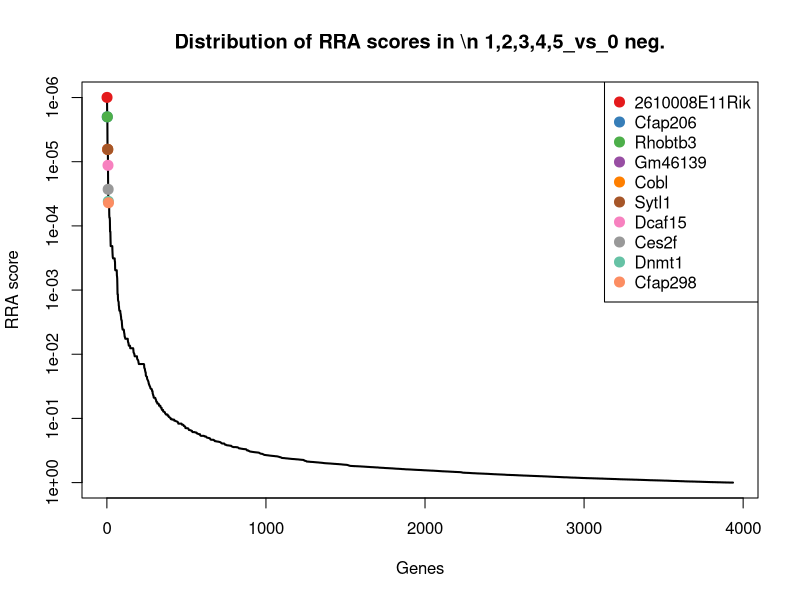
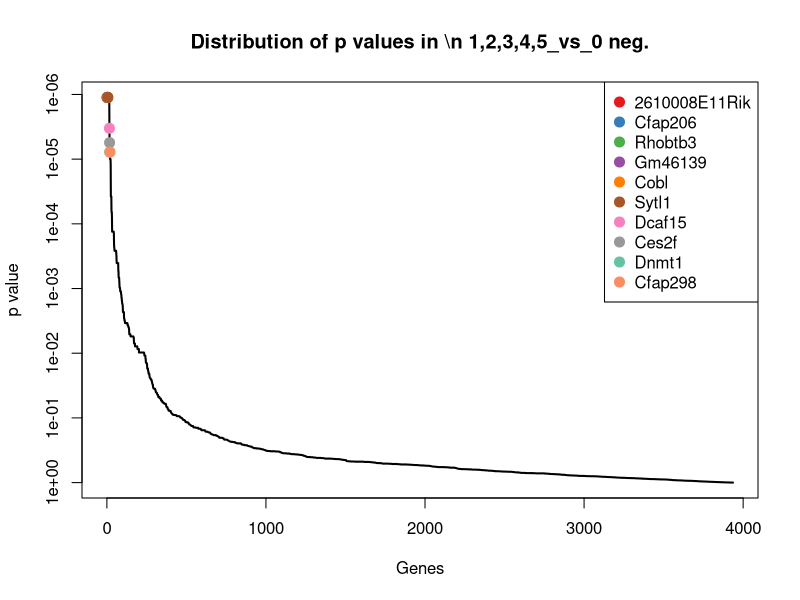
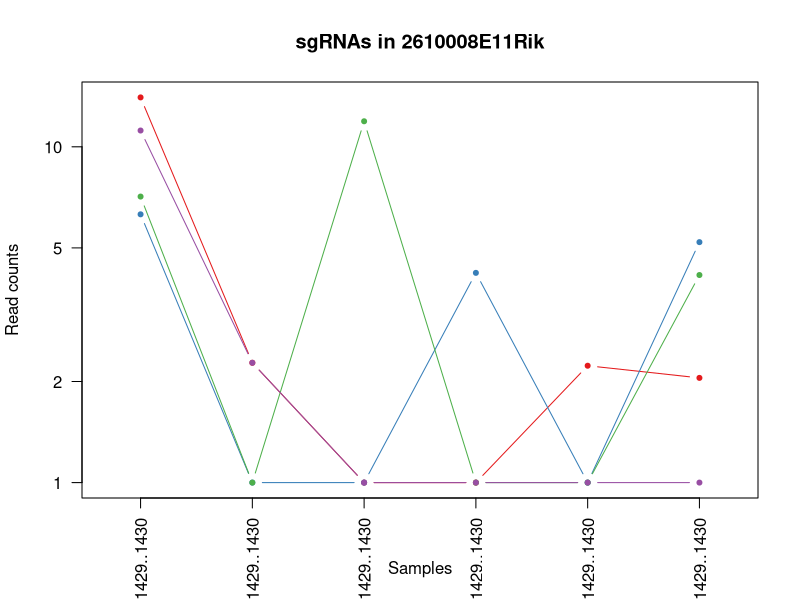
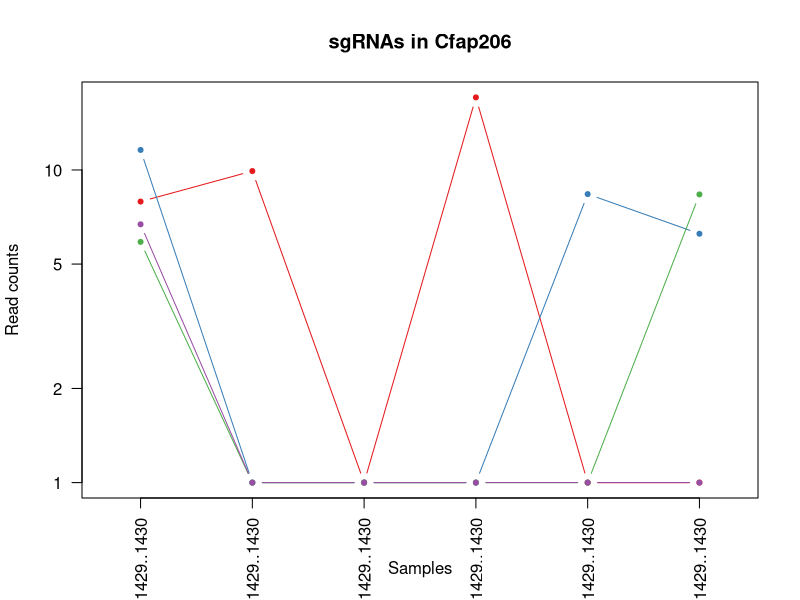
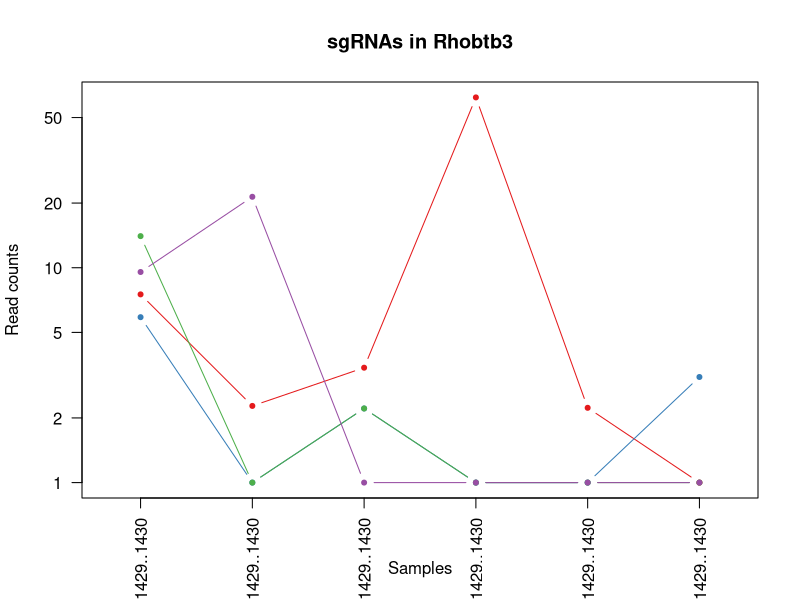
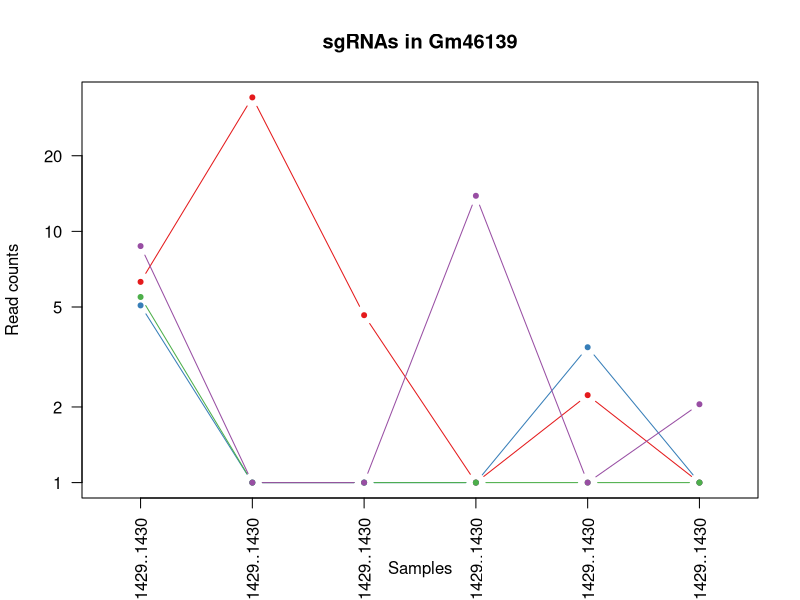
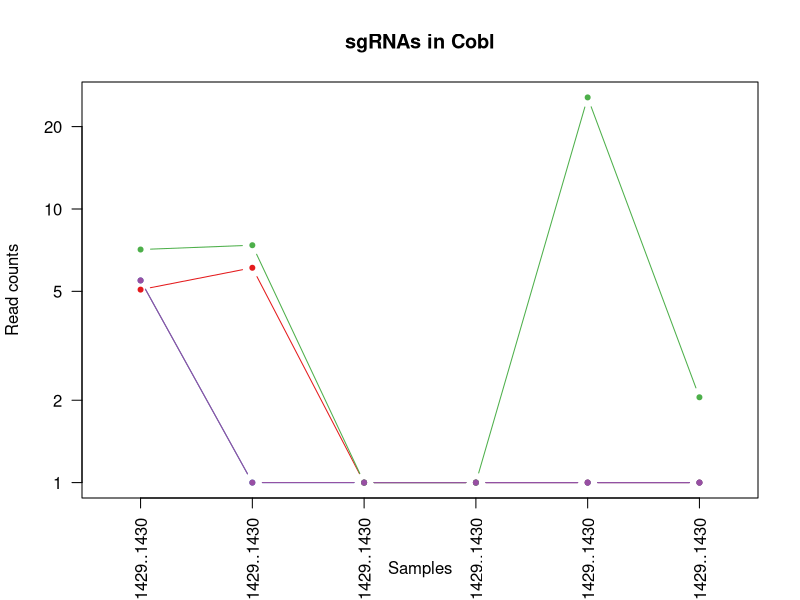
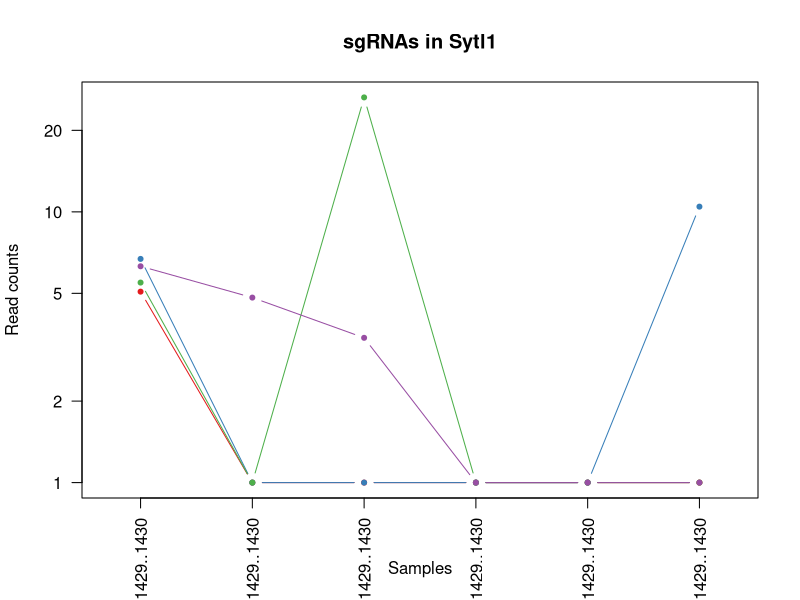

Source code (R) for these figures, in order: (Note: this script raises an error after producing the figures.)
pdf(file='invivo.poolD_BM_hEGFRv3_15m_v_input.pdf',width=4.5,height=4.5);
gstable=read.table('invivo.poolD_BM_hEGFRv3_15m_v_input.gene_summary.txt',header=T)
# 
#
# parameters
# Do not modify the variables beginning with "__"

# gstablename='__GENE_SUMMARY_FILE__'
startindex=3
# outputfile='__OUTPUT_FILE__'
targetgenelist=c("2610008E11Rik","Cfap206","Rhobtb3","Gm46139","Cobl","Sytl1","Dcaf15","Ces2f","Dnmt1","Cfap298")
# samplelabel=sub('.\\w+.\\w+$','',colnames(gstable)[startindex]);
samplelabel='1,2,3,4,5_vs_0 neg.'


# You need to write some codes in front of this code:
# gstable=read.table(gstablename,header=T)
# pdf(file=outputfile,width=6,height=6)


# set up color using RColorBrewer
#library(RColorBrewer)
#colors <- brewer.pal(length(targetgenelist), "Set1")

colors=c( "#E41A1C", "#377EB8", "#4DAF4A", "#984EA3", "#FF7F00",  "#A65628", "#F781BF",
          "#999999", "#66C2A5", "#FC8D62", "#8DA0CB", "#E78AC3", "#A6D854", "#FFD92F", "#E5C494", "#B3B3B3", 
          "#8DD3C7", "#FFFFB3", "#BEBADA", "#FB8072", "#80B1D3", "#FDB462", "#B3DE69", "#FCCDE5",
          "#D9D9D9", "#BC80BD", "#CCEBC5", "#FFED6F")

######
# function definition

plotrankedvalues<-function(val, tglist, ...){
  
  plot(val,log='y',ylim=c(max(val),min(val)),type='l',lwd=2, ...)
  if(length(tglist)>0){
    for(i in 1:length(tglist)){
      targetgene=tglist[i];
      tx=which(names(val)==targetgene);ty=val[targetgene];
      points(tx,ty,col=colors[(i %% length(colors)) ],cex=2,pch=20)
      # text(tx+50,ty,targetgene,col=colors[i])
    }
    legend('topright',tglist,pch=20,pt.cex = 2,cex=1,col=colors)
  }
}



plotrandvalues<-function(val,targetgenelist, ...){
  # choose the one with the best distance distribution
  
  mindiffvalue=0;
  randval=val;
  for(i in 1:20){
    randval0=sample(val)
    vindex=sort(which(names(randval0) %in% targetgenelist))
    if(max(vindex)>0.9*length(val)){
      # print('pass...')
      next;
    }
    mindiffind=min(diff(vindex));
    if (mindiffind > mindiffvalue){
      mindiffvalue=mindiffind;
      randval=randval0;
      # print(paste('Diff: ',mindiffvalue))
    }
  }
  plot(randval,log='y',ylim=c(max(randval),min(randval)),pch=20,col='grey', ...)
  
  if(length(targetgenelist)>0){
    for(i in 1:length(targetgenelist)){
      targetgene=targetgenelist[i];
      tx=which(names(randval)==targetgene);ty=randval[targetgene];
      points(tx,ty,col=colors[(i %% length(colors)) ],cex=2,pch=20)
      text(tx+50,ty,targetgene,col=colors[i])
    }
  }
  
}




# set.seed(1235)



pvec=gstable[,startindex]
names(pvec)=gstable[,'id']
pvec=sort(pvec);

plotrankedvalues(pvec,targetgenelist,xlab='Genes',ylab='RRA score',main=paste('Distribution of RRA scores in \\n',samplelabel))

# plotrandvalues(pvec,targetgenelist,xlab='Genes',ylab='RRA score',main=paste('Distribution of RRA scores in \\n',samplelabel))


pvec=gstable[,startindex+1]
names(pvec)=gstable[,'id']
pvec=sort(pvec);

plotrankedvalues(pvec,targetgenelist,xlab='Genes',ylab='p value',main=paste('Distribution of p values in \\n',samplelabel))

# plotrandvalues(pvec,targetgenelist,xlab='Genes',ylab='p value',main=paste('Distribution of p values in \\n',samplelabel))



# you need to write after this code:
# dev.off()






# parameters
# Do not modify the variables beginning with "__"
targetmat=list(c(13.032773717136378,1.274332485070641,0.0,0.0,1.2286348759286396,1.0503036466581015),c(5.294564322586654,0.0,0.0,3.2131955319531156,0.0,4.201214586632406),c(6.109112679907677,0.0,10.914095860394621,0.0,0.0,3.1509109399743043),c(10.181854466512794,1.274332485070641,0.0,0.0,0.0,0.0))
targetgene="2610008E11Rik"
collabel=c("In.vivo.input.Pool.D..25.32._1400..1401..1402..1403..1427..1428..1429..1430","In.vivo_AR1870_Pool.D..25.32._BM_hEGFRv3_15m_1400..1401..1402..1403..1427..1428..1429..1430","In.vivo_AR1871_Pool.D..25.32._BM_hEGFRv3_15m_1400..1401..1402..1403..1427..1428..1429..1430","In.vivo_AR1872_Pool.D..25.32._BM_hEGFRv3_15m_1400..1401..1402..1403..1427..1428..1429..1430","In.vivo_AR1873_Pool.D..25.32._BM_hEGFRv3_15m_1400..1401..1402..1403..1427..1428..1429..1430","In.vivo_AR1874_Pool.D..25.32._BM_hEGFRv3_15m_1400..1401..1402..1403..1427..1428..1429..1430")

# set up color using RColorBrewer
#library(RColorBrewer)
#colors <- brewer.pal(length(targetgenelist), "Set1")

colors=c( "#E41A1C", "#377EB8", "#4DAF4A", "#984EA3", "#FF7F00",  "#A65628", "#F781BF",
          "#999999", "#66C2A5", "#FC8D62", "#8DA0CB", "#E78AC3", "#A6D854", "#FFD92F", "#E5C494", "#B3B3B3", 
          "#8DD3C7", "#FFFFB3", "#BEBADA", "#FB8072", "#80B1D3", "#FDB462", "#B3DE69", "#FCCDE5",
          "#D9D9D9", "#BC80BD", "#CCEBC5", "#FFED6F")


## code

targetmatvec=unlist(targetmat)+1
yrange=range(targetmatvec[targetmatvec>0]);
# yrange[1]=1; # set the minimum value to 1
for(i in 1:length(targetmat)){
  vali=targetmat[[i]]+1;
  if(i==1){
    plot(1:length(vali),vali,type='b',las=1,pch=20,main=paste('sgRNAs in',targetgene),ylab='Read counts',xlab='Samples',xlim=c(0.7,length(vali)+0.3),ylim = yrange,col=colors[(i %% length(colors))],xaxt='n',log='y')
    axis(1,at=1:length(vali),labels=(collabel),las=2)
    # lines(0:100,rep(1,101),col='black');
  }else{
    lines(1:length(vali),vali,type='b',pch=20,col=colors[(i %% length(colors))])
  }
}




# parameters
# Do not modify the variables beginning with "__"
targetmat=list(c(6.9236610372287,8.920327395494487,0.0,16.06597765976558,0.0,0.0),c(10.589128645173307,0.0,0.0,0.0,7.371809255571838,5.251518233290508),c(4.887290143926141,0.0,0.0,0.0,0.0,7.35212552660671),c(5.701838501247165,0.0,0.0,0.0,0.0,0.0))
targetgene="Cfap206"
collabel=c("In.vivo.input.Pool.D..25.32._1400..1401..1402..1403..1427..1428..1429..1430","In.vivo_AR1870_Pool.D..25.32._BM_hEGFRv3_15m_1400..1401..1402..1403..1427..1428..1429..1430","In.vivo_AR1871_Pool.D..25.32._BM_hEGFRv3_15m_1400..1401..1402..1403..1427..1428..1429..1430","In.vivo_AR1872_Pool.D..25.32._BM_hEGFRv3_15m_1400..1401..1402..1403..1427..1428..1429..1430","In.vivo_AR1873_Pool.D..25.32._BM_hEGFRv3_15m_1400..1401..1402..1403..1427..1428..1429..1430","In.vivo_AR1874_Pool.D..25.32._BM_hEGFRv3_15m_1400..1401..1402..1403..1427..1428..1429..1430")

# set up color using RColorBrewer
#library(RColorBrewer)
#colors <- brewer.pal(length(targetgenelist), "Set1")

colors=c( "#E41A1C", "#377EB8", "#4DAF4A", "#984EA3", "#FF7F00",  "#A65628", "#F781BF",
          "#999999", "#66C2A5", "#FC8D62", "#8DA0CB", "#E78AC3", "#A6D854", "#FFD92F", "#E5C494", "#B3B3B3", 
          "#8DD3C7", "#FFFFB3", "#BEBADA", "#FB8072", "#80B1D3", "#FDB462", "#B3DE69", "#FCCDE5",
          "#D9D9D9", "#BC80BD", "#CCEBC5", "#FFED6F")


## code

targetmatvec=unlist(targetmat)+1
yrange=range(targetmatvec[targetmatvec>0]);
# yrange[1]=1; # set the minimum value to 1
for(i in 1:length(targetmat)){
  vali=targetmat[[i]]+1;
  if(i==1){
    plot(1:length(vali),vali,type='b',las=1,pch=20,main=paste('sgRNAs in',targetgene),ylab='Read counts',xlab='Samples',xlim=c(0.7,length(vali)+0.3),ylim = yrange,col=colors[(i %% length(colors))],xaxt='n',log='y')
    axis(1,at=1:length(vali),labels=(collabel),las=2)
    # lines(0:100,rep(1,101),col='black');
  }else{
    lines(1:length(vali),vali,type='b',pch=20,col=colors[(i %% length(colors))])
  }
}




# parameters
# Do not modify the variables beginning with "__"
targetmat=list(c(6.516386858568189,1.274332485070641,2.425354635643249,61.0507151071092,1.2286348759286396,0.0),c(4.887290143926141,0.0,1.2126773178216246,0.0,0.0,2.100607293316203),c(13.032773717136378,0.0,1.2126773178216246,0.0,0.0,0.0),c(8.552757751870748,20.389319761130256,0.0,0.0,0.0,0.0))
targetgene="Rhobtb3"
collabel=c("In.vivo.input.Pool.D..25.32._1400..1401..1402..1403..1427..1428..1429..1430","In.vivo_AR1870_Pool.D..25.32._BM_hEGFRv3_15m_1400..1401..1402..1403..1427..1428..1429..1430","In.vivo_AR1871_Pool.D..25.32._BM_hEGFRv3_15m_1400..1401..1402..1403..1427..1428..1429..1430","In.vivo_AR1872_Pool.D..25.32._BM_hEGFRv3_15m_1400..1401..1402..1403..1427..1428..1429..1430","In.vivo_AR1873_Pool.D..25.32._BM_hEGFRv3_15m_1400..1401..1402..1403..1427..1428..1429..1430","In.vivo_AR1874_Pool.D..25.32._BM_hEGFRv3_15m_1400..1401..1402..1403..1427..1428..1429..1430")

# set up color using RColorBrewer
#library(RColorBrewer)
#colors <- brewer.pal(length(targetgenelist), "Set1")

colors=c( "#E41A1C", "#377EB8", "#4DAF4A", "#984EA3", "#FF7F00",  "#A65628", "#F781BF",
          "#999999", "#66C2A5", "#FC8D62", "#8DA0CB", "#E78AC3", "#A6D854", "#FFD92F", "#E5C494", "#B3B3B3", 
          "#8DD3C7", "#FFFFB3", "#BEBADA", "#FB8072", "#80B1D3", "#FDB462", "#B3DE69", "#FCCDE5",
          "#D9D9D9", "#BC80BD", "#CCEBC5", "#FFED6F")


## code

targetmatvec=unlist(targetmat)+1
yrange=range(targetmatvec[targetmatvec>0]);
# yrange[1]=1; # set the minimum value to 1
for(i in 1:length(targetmat)){
  vali=targetmat[[i]]+1;
  if(i==1){
    plot(1:length(vali),vali,type='b',las=1,pch=20,main=paste('sgRNAs in',targetgene),ylab='Read counts',xlab='Samples',xlim=c(0.7,length(vali)+0.3),ylim = yrange,col=colors[(i %% length(colors))],xaxt='n',log='y')
    axis(1,at=1:length(vali),labels=(collabel),las=2)
    # lines(0:100,rep(1,101),col='black');
  }else{
    lines(1:length(vali),vali,type='b',pch=20,col=colors[(i %% length(colors))])
  }
}




# parameters
# Do not modify the variables beginning with "__"
targetmat=list(c(5.294564322586654,33.13264461183667,3.638031953464874,0.0,1.2286348759286396,0.0),c(4.072741786605118,0.0,0.0,0.0,2.4572697518572792,0.0),c(4.48001596526563,0.0,0.0,0.0,0.0,0.0),c(7.738209394549724,0.0,0.0,12.852782127812462,0.0,1.0503036466581015))
targetgene="Gm46139"
collabel=c("In.vivo.input.Pool.D..25.32._1400..1401..1402..1403..1427..1428..1429..1430","In.vivo_AR1870_Pool.D..25.32._BM_hEGFRv3_15m_1400..1401..1402..1403..1427..1428..1429..1430","In.vivo_AR1871_Pool.D..25.32._BM_hEGFRv3_15m_1400..1401..1402..1403..1427..1428..1429..1430","In.vivo_AR1872_Pool.D..25.32._BM_hEGFRv3_15m_1400..1401..1402..1403..1427..1428..1429..1430","In.vivo_AR1873_Pool.D..25.32._BM_hEGFRv3_15m_1400..1401..1402..1403..1427..1428..1429..1430","In.vivo_AR1874_Pool.D..25.32._BM_hEGFRv3_15m_1400..1401..1402..1403..1427..1428..1429..1430")

# set up color using RColorBrewer
#library(RColorBrewer)
#colors <- brewer.pal(length(targetgenelist), "Set1")

colors=c( "#E41A1C", "#377EB8", "#4DAF4A", "#984EA3", "#FF7F00",  "#A65628", "#F781BF",
          "#999999", "#66C2A5", "#FC8D62", "#8DA0CB", "#E78AC3", "#A6D854", "#FFD92F", "#E5C494", "#B3B3B3", 
          "#8DD3C7", "#FFFFB3", "#BEBADA", "#FB8072", "#80B1D3", "#FDB462", "#B3DE69", "#FCCDE5",
          "#D9D9D9", "#BC80BD", "#CCEBC5", "#FFED6F")


## code

targetmatvec=unlist(targetmat)+1
yrange=range(targetmatvec[targetmatvec>0]);
# yrange[1]=1; # set the minimum value to 1
for(i in 1:length(targetmat)){
  vali=targetmat[[i]]+1;
  if(i==1){
    plot(1:length(vali),vali,type='b',las=1,pch=20,main=paste('sgRNAs in',targetgene),ylab='Read counts',xlab='Samples',xlim=c(0.7,length(vali)+0.3),ylim = yrange,col=colors[(i %% length(colors))],xaxt='n',log='y')
    axis(1,at=1:length(vali),labels=(collabel),las=2)
    # lines(0:100,rep(1,101),col='black');
  }else{
    lines(1:length(vali),vali,type='b',pch=20,col=colors[(i %% length(colors))])
  }
}




# parameters
# Do not modify the variables beginning with "__"
targetmat=list(c(4.072741786605118,5.097329940282564,0.0,0.0,0.0,0.0),c(4.48001596526563,0.0,0.0,0.0,0.0,0.0),c(6.109112679907677,6.371662425353205,0.0,0.0,24.57269751857279,1.0503036466581015),c(4.48001596526563,0.0,0.0,0.0,0.0,0.0))
targetgene="Cobl"
collabel=c("In.vivo.input.Pool.D..25.32._1400..1401..1402..1403..1427..1428..1429..1430","In.vivo_AR1870_Pool.D..25.32._BM_hEGFRv3_15m_1400..1401..1402..1403..1427..1428..1429..1430","In.vivo_AR1871_Pool.D..25.32._BM_hEGFRv3_15m_1400..1401..1402..1403..1427..1428..1429..1430","In.vivo_AR1872_Pool.D..25.32._BM_hEGFRv3_15m_1400..1401..1402..1403..1427..1428..1429..1430","In.vivo_AR1873_Pool.D..25.32._BM_hEGFRv3_15m_1400..1401..1402..1403..1427..1428..1429..1430","In.vivo_AR1874_Pool.D..25.32._BM_hEGFRv3_15m_1400..1401..1402..1403..1427..1428..1429..1430")

# set up color using RColorBrewer
#library(RColorBrewer)
#colors <- brewer.pal(length(targetgenelist), "Set1")

colors=c( "#E41A1C", "#377EB8", "#4DAF4A", "#984EA3", "#FF7F00",  "#A65628", "#F781BF",
          "#999999", "#66C2A5", "#FC8D62", "#8DA0CB", "#E78AC3", "#A6D854", "#FFD92F", "#E5C494", "#B3B3B3", 
          "#8DD3C7", "#FFFFB3", "#BEBADA", "#FB8072", "#80B1D3", "#FDB462", "#B3DE69", "#FCCDE5",
          "#D9D9D9", "#BC80BD", "#CCEBC5", "#FFED6F")


## code

targetmatvec=unlist(targetmat)+1
yrange=range(targetmatvec[targetmatvec>0]);
# yrange[1]=1; # set the minimum value to 1
for(i in 1:length(targetmat)){
  vali=targetmat[[i]]+1;
  if(i==1){
    plot(1:length(vali),vali,type='b',las=1,pch=20,main=paste('sgRNAs in',targetgene),ylab='Read counts',xlab='Samples',xlim=c(0.7,length(vali)+0.3),ylim = yrange,col=colors[(i %% length(colors))],xaxt='n',log='y')
    axis(1,at=1:length(vali),labels=(collabel),las=2)
    # lines(0:100,rep(1,101),col='black');
  }else{
    lines(1:length(vali),vali,type='b',pch=20,col=colors[(i %% length(colors))])
  }
}




# parameters
# Do not modify the variables beginning with "__"
targetmat=list(c(4.072741786605118,0.0,0.0,0.0,0.0,0.0),c(5.701838501247165,0.0,0.0,0.0,0.0,9.452732819922913),c(4.48001596526563,0.0,25.466223674254117,0.0,0.0,0.0),c(5.294564322586654,3.8229974552119232,2.425354635643249,0.0,0.0,0.0))
targetgene="Sytl1"
collabel=c("In.vivo.input.Pool.D..25.32._1400..1401..1402..1403..1427..1428..1429..1430","In.vivo_AR1870_Pool.D..25.32._BM_hEGFRv3_15m_1400..1401..1402..1403..1427..1428..1429..1430","In.vivo_AR1871_Pool.D..25.32._BM_hEGFRv3_15m_1400..1401..1402..1403..1427..1428..1429..1430","In.vivo_AR1872_Pool.D..25.32._BM_hEGFRv3_15m_1400..1401..1402..1403..1427..1428..1429..1430","In.vivo_AR1873_Pool.D..25.32._BM_hEGFRv3_15m_1400..1401..1402..1403..1427..1428..1429..1430","In.vivo_AR1874_Pool.D..25.32._BM_hEGFRv3_15m_1400..1401..1402..1403..1427..1428..1429..1430")

# set up color using RColorBrewer
#library(RColorBrewer)
#colors <- brewer.pal(length(targetgenelist), "Set1")

colors=c( "#E41A1C", "#377EB8", "#4DAF4A", "#984EA3", "#FF7F00",  "#A65628", "#F781BF",
          "#999999", "#66C2A5", "#FC8D62", "#8DA0CB", "#E78AC3", "#A6D854", "#FFD92F", "#E5C494", "#B3B3B3", 
          "#8DD3C7", "#FFFFB3", "#BEBADA", "#FB8072", "#80B1D3", "#FDB462", "#B3DE69", "#FCCDE5",
          "#D9D9D9", "#BC80BD", "#CCEBC5", "#FFED6F")


## code

targetmatvec=unlist(targetmat)+1
yrange=range(targetmatvec[targetmatvec>0]);
# yrange[1]=1; # set the minimum value to 1
for(i in 1:length(targetmat)){
  vali=targetmat[[i]]+1;
  if(i==1){
    plot(1:length(vali),vali,type='b',las=1,pch=20,main=paste('sgRNAs in',targetgene),ylab='Read counts',xlab='Samples',xlim=c(0.7,length(vali)+0.3),ylim = yrange,col=colors[(i %% length(colors))],xaxt='n',log='y')
    axis(1,at=1:length(vali),labels=(collabel),las=2)
    # lines(0:100,rep(1,101),col='black');
  }else{
    lines(1:length(vali),vali,type='b',pch=20,col=colors[(i %% length(colors))])
  }
}




# parameters
# Do not modify the variables beginning with "__"
targetmat=list(c(8.145483573210235,0.0,0.0,0.0,0.0,0.0),c(0.0,0.0,0.0,0.0,0.0,0.0),c(6.109112679907677,0.0,0.0,19.279173191718694,0.0,3.1509109399743043),c(6.109112679907677,0.0,0.0,0.0,0.0,0.0))
targetgene="Dcaf15"
collabel=c("In.vivo.input.Pool.D..25.32._1400..1401..1402..1403..1427..1428..1429..1430","In.vivo_AR1870_Pool.D..25.32._BM_hEGFRv3_15m_1400..1401..1402..1403..1427..1428..1429..1430","In.vivo_AR1871_Pool.D..25.32._BM_hEGFRv3_15m_1400..1401..1402..1403..1427..1428..1429..1430","In.vivo_AR1872_Pool.D..25.32._BM_hEGFRv3_15m_1400..1401..1402..1403..1427..1428..1429..1430","In.vivo_AR1873_Pool.D..25.32._BM_hEGFRv3_15m_1400..1401..1402..1403..1427..1428..1429..1430","In.vivo_AR1874_Pool.D..25.32._BM_hEGFRv3_15m_1400..1401..1402..1403..1427..1428..1429..1430")

# set up color using RColorBrewer
#library(RColorBrewer)
#colors <- brewer.pal(length(targetgenelist), "Set1")

colors=c( "#E41A1C", "#377EB8", "#4DAF4A", "#984EA3", "#FF7F00",  "#A65628", "#F781BF",
          "#999999", "#66C2A5", "#FC8D62", "#8DA0CB", "#E78AC3", "#A6D854", "#FFD92F", "#E5C494", "#B3B3B3", 
          "#8DD3C7", "#FFFFB3", "#BEBADA", "#FB8072", "#80B1D3", "#FDB462", "#B3DE69", "#FCCDE5",
          "#D9D9D9", "#BC80BD", "#CCEBC5", "#FFED6F")


## code

targetmatvec=unlist(targetmat)+1
yrange=range(targetmatvec[targetmatvec>0]);
# yrange[1]=1; # set the minimum value to 1
for(i in 1:length(targetmat)){
  vali=targetmat[[i]]+1;
  if(i==1){
    plot(1:length(vali),vali,type='b',las=1,pch=20,main=paste('sgRNAs in',targetgene),ylab='Read counts',xlab='Samples',xlim=c(0.7,length(vali)+0.3),ylim = yrange,col=colors[(i %% length(colors))],xaxt='n',log='y')
    axis(1,at=1:length(vali),labels=(collabel),las=2)
    # lines(0:100,rep(1,101),col='black');
  }else{
    lines(1:length(vali),vali,type='b',pch=20,col=colors[(i %% length(colors))])
  }
}




# parameters
# Do not modify the variables beginning with "__"
targetmat=list(c(6.516386858568189,0.0,0.0,0.0,0.0,0.0),c(1.6290967146420472,0.0,0.0,0.0,0.0,0.0),c(9.774580287852283,0.0,77.61134834058397,0.0,0.0,0.0),c(7.738209394549724,0.0,0.0,0.0,6.143174379643198,0.0))
targetgene="Ces2f"
collabel=c("In.vivo.input.Pool.D..25.32._1400..1401..1402..1403..1427..1428..1429..1430","In.vivo_AR1870_Pool.D..25.32._BM_hEGFRv3_15m_1400..1401..1402..1403..1427..1428..1429..1430","In.vivo_AR1871_Pool.D..25.32._BM_hEGFRv3_15m_1400..1401..1402..1403..1427..1428..1429..1430","In.vivo_AR1872_Pool.D..25.32._BM_hEGFRv3_15m_1400..1401..1402..1403..1427..1428..1429..1430","In.vivo_AR1873_Pool.D..25.32._BM_hEGFRv3_15m_1400..1401..1402..1403..1427..1428..1429..1430","In.vivo_AR1874_Pool.D..25.32._BM_hEGFRv3_15m_1400..1401..1402..1403..1427..1428..1429..1430")

# set up color using RColorBrewer
#library(RColorBrewer)
#colors <- brewer.pal(length(targetgenelist), "Set1")

colors=c( "#E41A1C", "#377EB8", "#4DAF4A", "#984EA3", "#FF7F00",  "#A65628", "#F781BF",
          "#999999", "#66C2A5", "#FC8D62", "#8DA0CB", "#E78AC3", "#A6D854", "#FFD92F", "#E5C494", "#B3B3B3", 
          "#8DD3C7", "#FFFFB3", "#BEBADA", "#FB8072", "#80B1D3", "#FDB462", "#B3DE69", "#FCCDE5",
          "#D9D9D9", "#BC80BD", "#CCEBC5", "#FFED6F")


## code

targetmatvec=unlist(targetmat)+1
yrange=range(targetmatvec[targetmatvec>0]);
# yrange[1]=1; # set the minimum value to 1
for(i in 1:length(targetmat)){
  vali=targetmat[[i]]+1;
  if(i==1){
    plot(1:length(vali),vali,type='b',las=1,pch=20,main=paste('sgRNAs in',targetgene),ylab='Read counts',xlab='Samples',xlim=c(0.7,length(vali)+0.3),ylim = yrange,col=colors[(i %% length(colors))],xaxt='n',log='y')
    axis(1,at=1:length(vali),labels=(collabel),las=2)
    # lines(0:100,rep(1,101),col='black');
  }else{
    lines(1:length(vali),vali,type='b',pch=20,col=colors[(i %% length(colors))])
  }
}




# parameters
# Do not modify the variables beginning with "__"
targetmat=list(c(38.69104697274862,6.371662425353205,3.638031953464874,6.426391063906231,29.487237022287353,212.1613366249365),c(59.46203008443472,56.0706293431082,0.0,1.6065977659765578,0.0,13.65394740655532),c(215.44804051141074,428.17571498373536,190.39033889799506,27.312162021601484,38.08768115378783,114.48309748573307),c(17.105515503741497,5.097329940282564,0.0,0.0,0.0,0.0))
targetgene="Dnmt1"
collabel=c("In.vivo.input.Pool.D..25.32._1400..1401..1402..1403..1427..1428..1429..1430","In.vivo_AR1870_Pool.D..25.32._BM_hEGFRv3_15m_1400..1401..1402..1403..1427..1428..1429..1430","In.vivo_AR1871_Pool.D..25.32._BM_hEGFRv3_15m_1400..1401..1402..1403..1427..1428..1429..1430","In.vivo_AR1872_Pool.D..25.32._BM_hEGFRv3_15m_1400..1401..1402..1403..1427..1428..1429..1430","In.vivo_AR1873_Pool.D..25.32._BM_hEGFRv3_15m_1400..1401..1402..1403..1427..1428..1429..1430","In.vivo_AR1874_Pool.D..25.32._BM_hEGFRv3_15m_1400..1401..1402..1403..1427..1428..1429..1430")

# set up color using RColorBrewer
#library(RColorBrewer)
#colors <- brewer.pal(length(targetgenelist), "Set1")

colors=c( "#E41A1C", "#377EB8", "#4DAF4A", "#984EA3", "#FF7F00",  "#A65628", "#F781BF",
          "#999999", "#66C2A5", "#FC8D62", "#8DA0CB", "#E78AC3", "#A6D854", "#FFD92F", "#E5C494", "#B3B3B3", 
          "#8DD3C7", "#FFFFB3", "#BEBADA", "#FB8072", "#80B1D3", "#FDB462", "#B3DE69", "#FCCDE5",
          "#D9D9D9", "#BC80BD", "#CCEBC5", "#FFED6F")


## code

targetmatvec=unlist(targetmat)+1
yrange=range(targetmatvec[targetmatvec>0]);
# yrange[1]=1; # set the minimum value to 1
for(i in 1:length(targetmat)){
  vali=targetmat[[i]]+1;
  if(i==1){
    plot(1:length(vali),vali,type='b',las=1,pch=20,main=paste('sgRNAs in',targetgene),ylab='Read counts',xlab='Samples',xlim=c(0.7,length(vali)+0.3),ylim = yrange,col=colors[(i %% length(colors))],xaxt='n',log='y')
    axis(1,at=1:length(vali),labels=(collabel),las=2)
    # lines(0:100,rep(1,101),col='black');
  }else{
    lines(1:length(vali),vali,type='b',pch=20,col=colors[(i %% length(colors))])
  }
}




# parameters
# Do not modify the variables beginning with "__"
targetmat=list(c(43.57833711667476,1.274332485070641,20.61551440296762,36.95174861746083,2.4572697518572792,2.100607293316203),c(47.65107890327988,0.0,88.5254442009786,165.47956989558546,116.72031321322076,85.07459537930622),c(17.51278968240201,0.0,0.0,0.0,29.487237022287353,26.25759116645254),c(117.2949634542274,66.26528922367334,241.32278624650328,106.03545255445282,15.972253387072316,151.2437251187666))
targetgene="Cfap298"
collabel=c("In.vivo.input.Pool.D..25.32._1400..1401..1402..1403..1427..1428..1429..1430","In.vivo_AR1870_Pool.D..25.32._BM_hEGFRv3_15m_1400..1401..1402..1403..1427..1428..1429..1430","In.vivo_AR1871_Pool.D..25.32._BM_hEGFRv3_15m_1400..1401..1402..1403..1427..1428..1429..1430","In.vivo_AR1872_Pool.D..25.32._BM_hEGFRv3_15m_1400..1401..1402..1403..1427..1428..1429..1430","In.vivo_AR1873_Pool.D..25.32._BM_hEGFRv3_15m_1400..1401..1402..1403..1427..1428..1429..1430","In.vivo_AR1874_Pool.D..25.32._BM_hEGFRv3_15m_1400..1401..1402..1403..1427..1428..1429..1430")

# set up color using RColorBrewer
#library(RColorBrewer)
#colors <- brewer.pal(length(targetgenelist), "Set1")

colors=c( "#E41A1C", "#377EB8", "#4DAF4A", "#984EA3", "#FF7F00",  "#A65628", "#F781BF",
          "#999999", "#66C2A5", "#FC8D62", "#8DA0CB", "#E78AC3", "#A6D854", "#FFD92F", "#E5C494", "#B3B3B3", 
          "#8DD3C7", "#FFFFB3", "#BEBADA", "#FB8072", "#80B1D3", "#FDB462", "#B3DE69", "#FCCDE5",
          "#D9D9D9", "#BC80BD", "#CCEBC5", "#FFED6F")


## code

targetmatvec=unlist(targetmat)+1
yrange=range(targetmatvec[targetmatvec>0]);
# yrange[1]=1; # set the minimum value to 1
for(i in 1:length(targetmat)){
  vali=targetmat[[i]]+1;
  if(i==1){
    plot(1:length(vali),vali,type='b',las=1,pch=20,main=paste('sgRNAs in',targetgene),ylab='Read counts',xlab='Samples',xlim=c(0.7,length(vali)+0.3),ylim = yrange,col=colors[(i %% length(colors))],xaxt='n',log='y')
    axis(1,at=1:length(vali),labels=(collabel),las=2)
    # lines(0:100,rep(1,101),col='black');
  }else{
    lines(1:length(vali),vali,type='b',pch=20,col=colors[(i %% length(colors))])
  }
}



# 
#
# parameters
# Do not modify the variables beginning with "__"

# gstablename='__GENE_SUMMARY_FILE__'
startindex=9
# outputfile='__OUTPUT_FILE__'
targetgenelist=c("Ddhd1","Aagab","Ang","En2","Septin10","Pou2f1","Ints14","Irx3","Tbc1d12","Tssk4")
# samplelabel=sub('.\\w+.\\w+$','',colnames(gstable)[startindex]);
samplelabel='1,2,3,4,5_vs_0 pos.'


# You need to write some codes in front of this code:
# gstable=read.table(gstablename,header=T)
# pdf(file=outputfile,width=6,height=6)


# set up color using RColorBrewer
#library(RColorBrewer)
#colors <- brewer.pal(length(targetgenelist), "Set1")

colors=c( "#E41A1C", "#377EB8", "#4DAF4A", "#984EA3", "#FF7F00",  "#A65628", "#F781BF",
          "#999999", "#66C2A5", "#FC8D62", "#8DA0CB", "#E78AC3", "#A6D854", "#FFD92F", "#E5C494", "#B3B3B3", 
          "#8DD3C7", "#FFFFB3", "#BEBADA", "#FB8072", "#80B1D3", "#FDB462", "#B3DE69", "#FCCDE5",
          "#D9D9D9", "#BC80BD", "#CCEBC5", "#FFED6F")

######
# function definition

plotrankedvalues<-function(val, tglist, ...){
  
  plot(val,log='y',ylim=c(max(val),min(val)),type='l',lwd=2, ...)
  if(length(tglist)>0){
    for(i in 1:length(tglist)){
      targetgene=tglist[i];
      tx=which(names(val)==targetgene);ty=val[targetgene];
      points(tx,ty,col=colors[(i %% length(colors)) ],cex=2,pch=20)
      # text(tx+50,ty,targetgene,col=colors[i])
    }
    legend('topright',tglist,pch=20,pt.cex = 2,cex=1,col=colors)
  }
}



plotrandvalues<-function(val,targetgenelist, ...){
  # choose the one with the best distance distribution
  
  mindiffvalue=0;
  randval=val;
  for(i in 1:20){
    randval0=sample(val)
    vindex=sort(which(names(randval0) %in% targetgenelist))
    if(max(vindex)>0.9*length(val)){
      # print('pass...')
      next;
    }
    mindiffind=min(diff(vindex));
    if (mindiffind > mindiffvalue){
      mindiffvalue=mindiffind;
      randval=randval0;
      # print(paste('Diff: ',mindiffvalue))
    }
  }
  plot(randval,log='y',ylim=c(max(randval),min(randval)),pch=20,col='grey', ...)
  
  if(length(targetgenelist)>0){
    for(i in 1:length(targetgenelist)){
      targetgene=targetgenelist[i];
      tx=which(names(randval)==targetgene);ty=randval[targetgene];
      points(tx,ty,col=colors[(i %% length(colors)) ],cex=2,pch=20)
      text(tx+50,ty,targetgene,col=colors[i])
    }
  }
  
}




# set.seed(1235)



pvec=gstable[,startindex]
names(pvec)=gstable[,'id']
pvec=sort(pvec);

plotrankedvalues(pvec,targetgenelist,xlab='Genes',ylab='RRA score',main=paste('Distribution of RRA scores in \\n',samplelabel))

# plotrandvalues(pvec,targetgenelist,xlab='Genes',ylab='RRA score',main=paste('Distribution of RRA scores in \\n',samplelabel))


pvec=gstable[,startindex+1]
names(pvec)=gstable[,'id']
pvec=sort(pvec);

plotrankedvalues(pvec,targetgenelist,xlab='Genes',ylab='p value',main=paste('Distribution of p values in \\n',samplelabel))

# plotrandvalues(pvec,targetgenelist,xlab='Genes',ylab='p value',main=paste('Distribution of p values in \\n',samplelabel))



# you need to write after this code:
# dev.off()






# parameters
# Do not modify the variables beginning with "__"
targetmat=list(c(269.6155062732588,429.450047468806,648.7823650345691,927.0069109684738,444.7658250861675,636.4840098748095),c(149.87689774706834,77.7342815893091,574.80904864745,498.0453074527329,856.3585085222618,180.65222722519346),c(96.11670616388078,30.583979641695386,92.16347615444347,178.3323520233979,195.3529452726537,153.34433241208282),c(139.69504328055555,476.60034941641976,415.94832001281725,49.80453074527329,430.02220657502386,21.00607293316203))
targetgene="Ddhd1"
collabel=c("In.vivo.input.Pool.D..25.32._1400..1401..1402..1403..1427..1428..1429..1430","In.vivo_AR1870_Pool.D..25.32._BM_hEGFRv3_15m_1400..1401..1402..1403..1427..1428..1429..1430","In.vivo_AR1871_Pool.D..25.32._BM_hEGFRv3_15m_1400..1401..1402..1403..1427..1428..1429..1430","In.vivo_AR1872_Pool.D..25.32._BM_hEGFRv3_15m_1400..1401..1402..1403..1427..1428..1429..1430","In.vivo_AR1873_Pool.D..25.32._BM_hEGFRv3_15m_1400..1401..1402..1403..1427..1428..1429..1430","In.vivo_AR1874_Pool.D..25.32._BM_hEGFRv3_15m_1400..1401..1402..1403..1427..1428..1429..1430")

# set up color using RColorBrewer
#library(RColorBrewer)
#colors <- brewer.pal(length(targetgenelist), "Set1")

colors=c( "#E41A1C", "#377EB8", "#4DAF4A", "#984EA3", "#FF7F00",  "#A65628", "#F781BF",
          "#999999", "#66C2A5", "#FC8D62", "#8DA0CB", "#E78AC3", "#A6D854", "#FFD92F", "#E5C494", "#B3B3B3", 
          "#8DD3C7", "#FFFFB3", "#BEBADA", "#FB8072", "#80B1D3", "#FDB462", "#B3DE69", "#FCCDE5",
          "#D9D9D9", "#BC80BD", "#CCEBC5", "#FFED6F")


## code

targetmatvec=unlist(targetmat)+1
yrange=range(targetmatvec[targetmatvec>0]);
# yrange[1]=1; # set the minimum value to 1
for(i in 1:length(targetmat)){
  vali=targetmat[[i]]+1;
  if(i==1){
    plot(1:length(vali),vali,type='b',las=1,pch=20,main=paste('sgRNAs in',targetgene),ylab='Read counts',xlab='Samples',xlim=c(0.7,length(vali)+0.3),ylim = yrange,col=colors[(i %% length(colors))],xaxt='n',log='y')
    axis(1,at=1:length(vali),labels=(collabel),las=2)
    # lines(0:100,rep(1,101),col='black');
  }else{
    lines(1:length(vali),vali,type='b',pch=20,col=colors[(i %% length(colors))])
  }
}




# parameters
# Do not modify the variables beginning with "__"
targetmat=list(c(148.6550752110868,1303.6421322272658,1190.8491261008353,698.8700281998026,1083.6559605690602,319.2923085840629),c(169.0187841441124,388.6714079465455,571.1710166939852,351.84491074886614,224.84018229494106,434.825709716454),c(44.8001596526563,172.03488548453655,48.50709271286498,16.06597765976558,334.18868625259,222.66437309151752),c(175.9424451813411,169.48622051439526,333.48626240094677,486.799123090897,547.9711546641732,304.5880575308494))
targetgene="Aagab"
collabel=c("In.vivo.input.Pool.D..25.32._1400..1401..1402..1403..1427..1428..1429..1430","In.vivo_AR1870_Pool.D..25.32._BM_hEGFRv3_15m_1400..1401..1402..1403..1427..1428..1429..1430","In.vivo_AR1871_Pool.D..25.32._BM_hEGFRv3_15m_1400..1401..1402..1403..1427..1428..1429..1430","In.vivo_AR1872_Pool.D..25.32._BM_hEGFRv3_15m_1400..1401..1402..1403..1427..1428..1429..1430","In.vivo_AR1873_Pool.D..25.32._BM_hEGFRv3_15m_1400..1401..1402..1403..1427..1428..1429..1430","In.vivo_AR1874_Pool.D..25.32._BM_hEGFRv3_15m_1400..1401..1402..1403..1427..1428..1429..1430")

# set up color using RColorBrewer
#library(RColorBrewer)
#colors <- brewer.pal(length(targetgenelist), "Set1")

colors=c( "#E41A1C", "#377EB8", "#4DAF4A", "#984EA3", "#FF7F00",  "#A65628", "#F781BF",
          "#999999", "#66C2A5", "#FC8D62", "#8DA0CB", "#E78AC3", "#A6D854", "#FFD92F", "#E5C494", "#B3B3B3", 
          "#8DD3C7", "#FFFFB3", "#BEBADA", "#FB8072", "#80B1D3", "#FDB462", "#B3DE69", "#FCCDE5",
          "#D9D9D9", "#BC80BD", "#CCEBC5", "#FFED6F")


## code

targetmatvec=unlist(targetmat)+1
yrange=range(targetmatvec[targetmatvec>0]);
# yrange[1]=1; # set the minimum value to 1
for(i in 1:length(targetmat)){
  vali=targetmat[[i]]+1;
  if(i==1){
    plot(1:length(vali),vali,type='b',las=1,pch=20,main=paste('sgRNAs in',targetgene),ylab='Read counts',xlab='Samples',xlim=c(0.7,length(vali)+0.3),ylim = yrange,col=colors[(i %% length(colors))],xaxt='n',log='y')
    axis(1,at=1:length(vali),labels=(collabel),las=2)
    # lines(0:100,rep(1,101),col='black');
  }else{
    lines(1:length(vali),vali,type='b',pch=20,col=colors[(i %% length(colors))])
  }
}




# parameters
# Do not modify the variables beginning with "__"
targetmat=list(c(264.7282161293327,295.6451365363887,156.43537399898958,228.1368827686712,541.8279802845301,401.2159930233948),c(134.8077531366294,25.48664970141282,123.6930864178057,69.08370393699198,58.974474044574706,55.66609327287938),c(234.99720108711531,300.74246647667127,572.3836940118068,330.9591397911709,217.46837303936923,434.825709716454),c(476.5107890327988,2368.984089746322,2346.5306099848435,2609.11477194593,646.2619447384644,712.1058724341929))
targetgene="Ang"
collabel=c("In.vivo.input.Pool.D..25.32._1400..1401..1402..1403..1427..1428..1429..1430","In.vivo_AR1870_Pool.D..25.32._BM_hEGFRv3_15m_1400..1401..1402..1403..1427..1428..1429..1430","In.vivo_AR1871_Pool.D..25.32._BM_hEGFRv3_15m_1400..1401..1402..1403..1427..1428..1429..1430","In.vivo_AR1872_Pool.D..25.32._BM_hEGFRv3_15m_1400..1401..1402..1403..1427..1428..1429..1430","In.vivo_AR1873_Pool.D..25.32._BM_hEGFRv3_15m_1400..1401..1402..1403..1427..1428..1429..1430","In.vivo_AR1874_Pool.D..25.32._BM_hEGFRv3_15m_1400..1401..1402..1403..1427..1428..1429..1430")

# set up color using RColorBrewer
#library(RColorBrewer)
#colors <- brewer.pal(length(targetgenelist), "Set1")

colors=c( "#E41A1C", "#377EB8", "#4DAF4A", "#984EA3", "#FF7F00",  "#A65628", "#F781BF",
          "#999999", "#66C2A5", "#FC8D62", "#8DA0CB", "#E78AC3", "#A6D854", "#FFD92F", "#E5C494", "#B3B3B3", 
          "#8DD3C7", "#FFFFB3", "#BEBADA", "#FB8072", "#80B1D3", "#FDB462", "#B3DE69", "#FCCDE5",
          "#D9D9D9", "#BC80BD", "#CCEBC5", "#FFED6F")


## code

targetmatvec=unlist(targetmat)+1
yrange=range(targetmatvec[targetmatvec>0]);
# yrange[1]=1; # set the minimum value to 1
for(i in 1:length(targetmat)){
  vali=targetmat[[i]]+1;
  if(i==1){
    plot(1:length(vali),vali,type='b',las=1,pch=20,main=paste('sgRNAs in',targetgene),ylab='Read counts',xlab='Samples',xlim=c(0.7,length(vali)+0.3),ylim = yrange,col=colors[(i %% length(colors))],xaxt='n',log='y')
    axis(1,at=1:length(vali),labels=(collabel),las=2)
    # lines(0:100,rep(1,101),col='black');
  }else{
    lines(1:length(vali),vali,type='b',pch=20,col=colors[(i %% length(colors))])
  }
}




# parameters
# Do not modify the variables beginning with "__"
targetmat=list(c(213.8189437967687,215.36218997693834,428.0750931910335,451.45397223941274,531.9989012771009,652.238564574681),c(260.65547434272753,691.962539393358,1050.1785572335268,204.03791627902285,919.0188871946225,57.76670056619558),c(196.30615411436668,347.892768424285,491.13431371775795,578.3751957515608,375.96227203416373,579.767612955272),c(67.60751365764496,117.23858862649897,230.40869038610867,122.1014302142184,27.02996727043007,115.53340113239116))
targetgene="En2"
collabel=c("In.vivo.input.Pool.D..25.32._1400..1401..1402..1403..1427..1428..1429..1430","In.vivo_AR1870_Pool.D..25.32._BM_hEGFRv3_15m_1400..1401..1402..1403..1427..1428..1429..1430","In.vivo_AR1871_Pool.D..25.32._BM_hEGFRv3_15m_1400..1401..1402..1403..1427..1428..1429..1430","In.vivo_AR1872_Pool.D..25.32._BM_hEGFRv3_15m_1400..1401..1402..1403..1427..1428..1429..1430","In.vivo_AR1873_Pool.D..25.32._BM_hEGFRv3_15m_1400..1401..1402..1403..1427..1428..1429..1430","In.vivo_AR1874_Pool.D..25.32._BM_hEGFRv3_15m_1400..1401..1402..1403..1427..1428..1429..1430")

# set up color using RColorBrewer
#library(RColorBrewer)
#colors <- brewer.pal(length(targetgenelist), "Set1")

colors=c( "#E41A1C", "#377EB8", "#4DAF4A", "#984EA3", "#FF7F00",  "#A65628", "#F781BF",
          "#999999", "#66C2A5", "#FC8D62", "#8DA0CB", "#E78AC3", "#A6D854", "#FFD92F", "#E5C494", "#B3B3B3", 
          "#8DD3C7", "#FFFFB3", "#BEBADA", "#FB8072", "#80B1D3", "#FDB462", "#B3DE69", "#FCCDE5",
          "#D9D9D9", "#BC80BD", "#CCEBC5", "#FFED6F")


## code

targetmatvec=unlist(targetmat)+1
yrange=range(targetmatvec[targetmatvec>0]);
# yrange[1]=1; # set the minimum value to 1
for(i in 1:length(targetmat)){
  vali=targetmat[[i]]+1;
  if(i==1){
    plot(1:length(vali),vali,type='b',las=1,pch=20,main=paste('sgRNAs in',targetgene),ylab='Read counts',xlab='Samples',xlim=c(0.7,length(vali)+0.3),ylim = yrange,col=colors[(i %% length(colors))],xaxt='n',log='y')
    axis(1,at=1:length(vali),labels=(collabel),las=2)
    # lines(0:100,rep(1,101),col='black');
  }else{
    lines(1:length(vali),vali,type='b',pch=20,col=colors[(i %% length(colors))])
  }
}




# parameters
# Do not modify the variables beginning with "__"
targetmat=list(c(195.49160575704568,290.54780659610617,103.07757201483808,115.67503915031216,45.45949040935967,188.00435275180016),c(289.16466684896335,714.9005241246296,386.84406438509825,742.2481678811697,195.3529452726537,1495.6323928411366),c(309.93564996064947,381.0254130361217,438.98918905142807,94.78926819261692,163.40843849850907,558.76154002211),c(282.2410058117347,1043.678305272855,460.81738077221735,910.9409333087083,721.2086721701114,84.02429173264812))
targetgene="Septin10"
collabel=c("In.vivo.input.Pool.D..25.32._1400..1401..1402..1403..1427..1428..1429..1430","In.vivo_AR1870_Pool.D..25.32._BM_hEGFRv3_15m_1400..1401..1402..1403..1427..1428..1429..1430","In.vivo_AR1871_Pool.D..25.32._BM_hEGFRv3_15m_1400..1401..1402..1403..1427..1428..1429..1430","In.vivo_AR1872_Pool.D..25.32._BM_hEGFRv3_15m_1400..1401..1402..1403..1427..1428..1429..1430","In.vivo_AR1873_Pool.D..25.32._BM_hEGFRv3_15m_1400..1401..1402..1403..1427..1428..1429..1430","In.vivo_AR1874_Pool.D..25.32._BM_hEGFRv3_15m_1400..1401..1402..1403..1427..1428..1429..1430")

# set up color using RColorBrewer
#library(RColorBrewer)
#colors <- brewer.pal(length(targetgenelist), "Set1")

colors=c( "#E41A1C", "#377EB8", "#4DAF4A", "#984EA3", "#FF7F00",  "#A65628", "#F781BF",
          "#999999", "#66C2A5", "#FC8D62", "#8DA0CB", "#E78AC3", "#A6D854", "#FFD92F", "#E5C494", "#B3B3B3", 
          "#8DD3C7", "#FFFFB3", "#BEBADA", "#FB8072", "#80B1D3", "#FDB462", "#B3DE69", "#FCCDE5",
          "#D9D9D9", "#BC80BD", "#CCEBC5", "#FFED6F")


## code

targetmatvec=unlist(targetmat)+1
yrange=range(targetmatvec[targetmatvec>0]);
# yrange[1]=1; # set the minimum value to 1
for(i in 1:length(targetmat)){
  vali=targetmat[[i]]+1;
  if(i==1){
    plot(1:length(vali),vali,type='b',las=1,pch=20,main=paste('sgRNAs in',targetgene),ylab='Read counts',xlab='Samples',xlim=c(0.7,length(vali)+0.3),ylim = yrange,col=colors[(i %% length(colors))],xaxt='n',log='y')
    axis(1,at=1:length(vali),labels=(collabel),las=2)
    # lines(0:100,rep(1,101),col='black');
  }else{
    lines(1:length(vali),vali,type='b',pch=20,col=colors[(i %% length(colors))])
  }
}




# parameters
# Do not modify the variables beginning with "__"
targetmat=list(c(75.34572305219469,77.7342815893091,204.94246671185456,67.47710617101542,416.50722293980886,148.0928141787923),c(129.51318881404276,99.39793383551,445.05257564053625,305.25357553554596,299.7869097265881,21.00607293316203),c(428.85971012951893,1454.0133654656013,654.8457516236773,522.1442739423812,1793.8069188558138,900.1102251859929),c(362.066744829195,1025.837650481866,938.6122439939375,1746.3717716165183,248.1842449375852,444.27844253637693))
targetgene="Pou2f1"
collabel=c("In.vivo.input.Pool.D..25.32._1400..1401..1402..1403..1427..1428..1429..1430","In.vivo_AR1870_Pool.D..25.32._BM_hEGFRv3_15m_1400..1401..1402..1403..1427..1428..1429..1430","In.vivo_AR1871_Pool.D..25.32._BM_hEGFRv3_15m_1400..1401..1402..1403..1427..1428..1429..1430","In.vivo_AR1872_Pool.D..25.32._BM_hEGFRv3_15m_1400..1401..1402..1403..1427..1428..1429..1430","In.vivo_AR1873_Pool.D..25.32._BM_hEGFRv3_15m_1400..1401..1402..1403..1427..1428..1429..1430","In.vivo_AR1874_Pool.D..25.32._BM_hEGFRv3_15m_1400..1401..1402..1403..1427..1428..1429..1430")

# set up color using RColorBrewer
#library(RColorBrewer)
#colors <- brewer.pal(length(targetgenelist), "Set1")

colors=c( "#E41A1C", "#377EB8", "#4DAF4A", "#984EA3", "#FF7F00",  "#A65628", "#F781BF",
          "#999999", "#66C2A5", "#FC8D62", "#8DA0CB", "#E78AC3", "#A6D854", "#FFD92F", "#E5C494", "#B3B3B3", 
          "#8DD3C7", "#FFFFB3", "#BEBADA", "#FB8072", "#80B1D3", "#FDB462", "#B3DE69", "#FCCDE5",
          "#D9D9D9", "#BC80BD", "#CCEBC5", "#FFED6F")


## code

targetmatvec=unlist(targetmat)+1
yrange=range(targetmatvec[targetmatvec>0]);
# yrange[1]=1; # set the minimum value to 1
for(i in 1:length(targetmat)){
  vali=targetmat[[i]]+1;
  if(i==1){
    plot(1:length(vali),vali,type='b',las=1,pch=20,main=paste('sgRNAs in',targetgene),ylab='Read counts',xlab='Samples',xlim=c(0.7,length(vali)+0.3),ylim = yrange,col=colors[(i %% length(colors))],xaxt='n',log='y')
    axis(1,at=1:length(vali),labels=(collabel),las=2)
    # lines(0:100,rep(1,101),col='black');
  }else{
    lines(1:length(vali),vali,type='b',pch=20,col=colors[(i %% length(colors))])
  }
}




# parameters
# Do not modify the variables beginning with "__"
targetmat=list(c(217.0771372260528,163.11455808904205,562.6822754692338,986.4510283096065,845.3007946389041,223.71467673817563),c(73.30935215889212,6.371662425353205,0.0,101.21565925652314,22.115427766715513,45.163056806298364),c(350.25579364804014,1267.9608226452879,740.9458411890126,931.8267042664036,523.3984571456004,916.9150835325227),c(173.49880010937804,256.14082949919884,402.60886951677935,40.16494414941395,334.18868625259,1483.0287490812393))
targetgene="Ints14"
collabel=c("In.vivo.input.Pool.D..25.32._1400..1401..1402..1403..1427..1428..1429..1430","In.vivo_AR1870_Pool.D..25.32._BM_hEGFRv3_15m_1400..1401..1402..1403..1427..1428..1429..1430","In.vivo_AR1871_Pool.D..25.32._BM_hEGFRv3_15m_1400..1401..1402..1403..1427..1428..1429..1430","In.vivo_AR1872_Pool.D..25.32._BM_hEGFRv3_15m_1400..1401..1402..1403..1427..1428..1429..1430","In.vivo_AR1873_Pool.D..25.32._BM_hEGFRv3_15m_1400..1401..1402..1403..1427..1428..1429..1430","In.vivo_AR1874_Pool.D..25.32._BM_hEGFRv3_15m_1400..1401..1402..1403..1427..1428..1429..1430")

# set up color using RColorBrewer
#library(RColorBrewer)
#colors <- brewer.pal(length(targetgenelist), "Set1")

colors=c( "#E41A1C", "#377EB8", "#4DAF4A", "#984EA3", "#FF7F00",  "#A65628", "#F781BF",
          "#999999", "#66C2A5", "#FC8D62", "#8DA0CB", "#E78AC3", "#A6D854", "#FFD92F", "#E5C494", "#B3B3B3", 
          "#8DD3C7", "#FFFFB3", "#BEBADA", "#FB8072", "#80B1D3", "#FDB462", "#B3DE69", "#FCCDE5",
          "#D9D9D9", "#BC80BD", "#CCEBC5", "#FFED6F")


## code

targetmatvec=unlist(targetmat)+1
yrange=range(targetmatvec[targetmatvec>0]);
# yrange[1]=1; # set the minimum value to 1
for(i in 1:length(targetmat)){
  vali=targetmat[[i]]+1;
  if(i==1){
    plot(1:length(vali),vali,type='b',las=1,pch=20,main=paste('sgRNAs in',targetgene),ylab='Read counts',xlab='Samples',xlim=c(0.7,length(vali)+0.3),ylim = yrange,col=colors[(i %% length(colors))],xaxt='n',log='y')
    axis(1,at=1:length(vali),labels=(collabel),las=2)
    # lines(0:100,rep(1,101),col='black');
  }else{
    lines(1:length(vali),vali,type='b',pch=20,col=colors[(i %% length(colors))])
  }
}




# parameters
# Do not modify the variables beginning with "__"
targetmat=list(c(208.52437947418204,674.121884602369,534.7906971593364,375.9438772385145,215.01110328751193,852.8465610863784),c(386.9104697274862,863.9974248778946,275.2777511455088,375.9438772385145,622.9178820958203,789.8283422868923),c(112.00039913164075,284.17614417075293,80.03670297622722,32.13195531953116,206.41065915601146,18.905465639845826),c(30.138289220877873,2.548664970141282,107.92828128612459,131.74101681007775,235.89789617829882,154.39463605874093))
targetgene="Irx3"
collabel=c("In.vivo.input.Pool.D..25.32._1400..1401..1402..1403..1427..1428..1429..1430","In.vivo_AR1870_Pool.D..25.32._BM_hEGFRv3_15m_1400..1401..1402..1403..1427..1428..1429..1430","In.vivo_AR1871_Pool.D..25.32._BM_hEGFRv3_15m_1400..1401..1402..1403..1427..1428..1429..1430","In.vivo_AR1872_Pool.D..25.32._BM_hEGFRv3_15m_1400..1401..1402..1403..1427..1428..1429..1430","In.vivo_AR1873_Pool.D..25.32._BM_hEGFRv3_15m_1400..1401..1402..1403..1427..1428..1429..1430","In.vivo_AR1874_Pool.D..25.32._BM_hEGFRv3_15m_1400..1401..1402..1403..1427..1428..1429..1430")

# set up color using RColorBrewer
#library(RColorBrewer)
#colors <- brewer.pal(length(targetgenelist), "Set1")

colors=c( "#E41A1C", "#377EB8", "#4DAF4A", "#984EA3", "#FF7F00",  "#A65628", "#F781BF",
          "#999999", "#66C2A5", "#FC8D62", "#8DA0CB", "#E78AC3", "#A6D854", "#FFD92F", "#E5C494", "#B3B3B3", 
          "#8DD3C7", "#FFFFB3", "#BEBADA", "#FB8072", "#80B1D3", "#FDB462", "#B3DE69", "#FCCDE5",
          "#D9D9D9", "#BC80BD", "#CCEBC5", "#FFED6F")


## code

targetmatvec=unlist(targetmat)+1
yrange=range(targetmatvec[targetmatvec>0]);
# yrange[1]=1; # set the minimum value to 1
for(i in 1:length(targetmat)){
  vali=targetmat[[i]]+1;
  if(i==1){
    plot(1:length(vali),vali,type='b',las=1,pch=20,main=paste('sgRNAs in',targetgene),ylab='Read counts',xlab='Samples',xlim=c(0.7,length(vali)+0.3),ylim = yrange,col=colors[(i %% length(colors))],xaxt='n',log='y')
    axis(1,at=1:length(vali),labels=(collabel),las=2)
    # lines(0:100,rep(1,101),col='black');
  }else{
    lines(1:length(vali),vali,type='b',pch=20,col=colors[(i %% length(colors))])
  }
}




# parameters
# Do not modify the variables beginning with "__"
targetmat=list(c(138.473220744574,382.2997455211923,485.0709271286498,134.95421234203084,201.4961196522969,525.1518233290508),c(127.06954374207969,98.12360135043936,42.44370612375686,51.41112851124985,469.3385226047403,11.553340113239116),c(49.28017561792193,207.71619506651447,48.50709271286498,279.54801127992107,39.31631602971647,336.0971669305925),c(72.90207798023161,44.60163697747244,98.22686274355159,356.6647040467958,71.2608228038611,28.35819845976874))
targetgene="Tbc1d12"
collabel=c("In.vivo.input.Pool.D..25.32._1400..1401..1402..1403..1427..1428..1429..1430","In.vivo_AR1870_Pool.D..25.32._BM_hEGFRv3_15m_1400..1401..1402..1403..1427..1428..1429..1430","In.vivo_AR1871_Pool.D..25.32._BM_hEGFRv3_15m_1400..1401..1402..1403..1427..1428..1429..1430","In.vivo_AR1872_Pool.D..25.32._BM_hEGFRv3_15m_1400..1401..1402..1403..1427..1428..1429..1430","In.vivo_AR1873_Pool.D..25.32._BM_hEGFRv3_15m_1400..1401..1402..1403..1427..1428..1429..1430","In.vivo_AR1874_Pool.D..25.32._BM_hEGFRv3_15m_1400..1401..1402..1403..1427..1428..1429..1430")

# set up color using RColorBrewer
#library(RColorBrewer)
#colors <- brewer.pal(length(targetgenelist), "Set1")

colors=c( "#E41A1C", "#377EB8", "#4DAF4A", "#984EA3", "#FF7F00",  "#A65628", "#F781BF",
          "#999999", "#66C2A5", "#FC8D62", "#8DA0CB", "#E78AC3", "#A6D854", "#FFD92F", "#E5C494", "#B3B3B3", 
          "#8DD3C7", "#FFFFB3", "#BEBADA", "#FB8072", "#80B1D3", "#FDB462", "#B3DE69", "#FCCDE5",
          "#D9D9D9", "#BC80BD", "#CCEBC5", "#FFED6F")


## code

targetmatvec=unlist(targetmat)+1
yrange=range(targetmatvec[targetmatvec>0]);
# yrange[1]=1; # set the minimum value to 1
for(i in 1:length(targetmat)){
  vali=targetmat[[i]]+1;
  if(i==1){
    plot(1:length(vali),vali,type='b',las=1,pch=20,main=paste('sgRNAs in',targetgene),ylab='Read counts',xlab='Samples',xlim=c(0.7,length(vali)+0.3),ylim = yrange,col=colors[(i %% length(colors))],xaxt='n',log='y')
    axis(1,at=1:length(vali),labels=(collabel),las=2)
    # lines(0:100,rep(1,101),col='black');
  }else{
    lines(1:length(vali),vali,type='b',pch=20,col=colors[(i %% length(colors))])
  }
}




# parameters
# Do not modify the variables beginning with "__"
targetmat=list(c(1.2218225359815353,0.0,0.0,0.0,2.4572697518572792,0.0),c(4.072741786605118,0.0,130.96915032473547,0.0,140.0643758558649,111.33218654575876),c(3.2581934292840944,0.0,10.914095860394621,0.0,0.0,0.0),c(1.2218225359815353,0.0,0.0,0.0,0.0,0.0))
targetgene="Tssk4"
collabel=c("In.vivo.input.Pool.D..25.32._1400..1401..1402..1403..1427..1428..1429..1430","In.vivo_AR1870_Pool.D..25.32._BM_hEGFRv3_15m_1400..1401..1402..1403..1427..1428..1429..1430","In.vivo_AR1871_Pool.D..25.32._BM_hEGFRv3_15m_1400..1401..1402..1403..1427..1428..1429..1430","In.vivo_AR1872_Pool.D..25.32._BM_hEGFRv3_15m_1400..1401..1402..1403..1427..1428..1429..1430","In.vivo_AR1873_Pool.D..25.32._BM_hEGFRv3_15m_1400..1401..1402..1403..1427..1428..1429..1430","In.vivo_AR1874_Pool.D..25.32._BM_hEGFRv3_15m_1400..1401..1402..1403..1427..1428..1429..1430")

# set up color using RColorBrewer
#library(RColorBrewer)
#colors <- brewer.pal(length(targetgenelist), "Set1")

colors=c( "#E41A1C", "#377EB8", "#4DAF4A", "#984EA3", "#FF7F00",  "#A65628", "#F781BF",
          "#999999", "#66C2A5", "#FC8D62", "#8DA0CB", "#E78AC3", "#A6D854", "#FFD92F", "#E5C494", "#B3B3B3", 
          "#8DD3C7", "#FFFFB3", "#BEBADA", "#FB8072", "#80B1D3", "#FDB462", "#B3DE69", "#FCCDE5",
          "#D9D9D9", "#BC80BD", "#CCEBC5", "#FFED6F")


## code

targetmatvec=unlist(targetmat)+1
yrange=range(targetmatvec[targetmatvec>0]);
# yrange[1]=1; # set the minimum value to 1
for(i in 1:length(targetmat)){
  vali=targetmat[[i]]+1;
  if(i==1){
    plot(1:length(vali),vali,type='b',las=1,pch=20,main=paste('sgRNAs in',targetgene),ylab='Read counts',xlab='Samples',xlim=c(0.7,length(vali)+0.3),ylim = yrange,col=colors[(i %% length(colors))],xaxt='n',log='y')
    axis(1,at=1:length(vali),labels=(collabel),las=2)
    # lines(0:100,rep(1,101),col='black');
  }else{
    lines(1:length(vali),vali,type='b',pch=20,col=colors[(i %% length(colors))])
  }
}



dev.off()
Sweave("invivo.poolD_BM_hEGFRv3_15m_v_input_summary.Rnw");
library(tools);

texi2dvi("invivo.poolD_BM_hEGFRv3_15m_v_input_summary.tex",pdf=TRUE);
